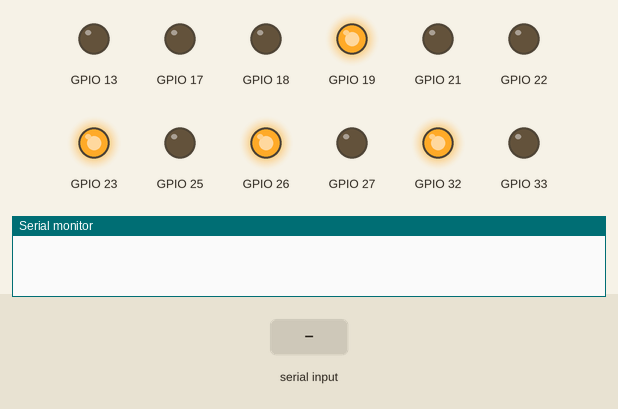
A sketch run on a simulated ESP32. On the bench: output pins drawn as LEDs (lit = HIGH), the last lines printed to the serial monitor. The test bench sets the inputs (shaded band).

Above: at 0.1 s.
At 2.2 s:
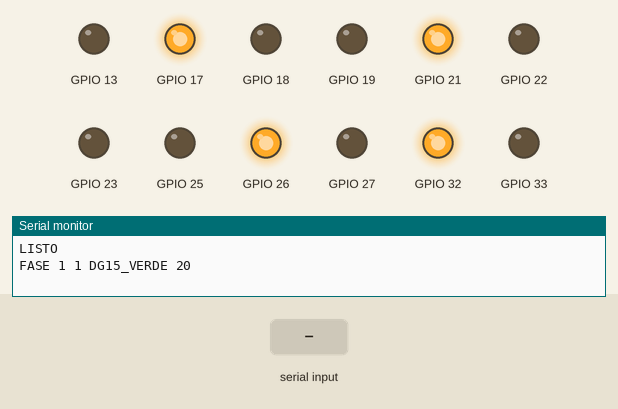
2.3 s: "CRA23 1\n" received over Serial
3.8 s: "DG15 1\n" received over Serial
5.3 s: "CRA23\n" received over Serial
At 21.5 s:
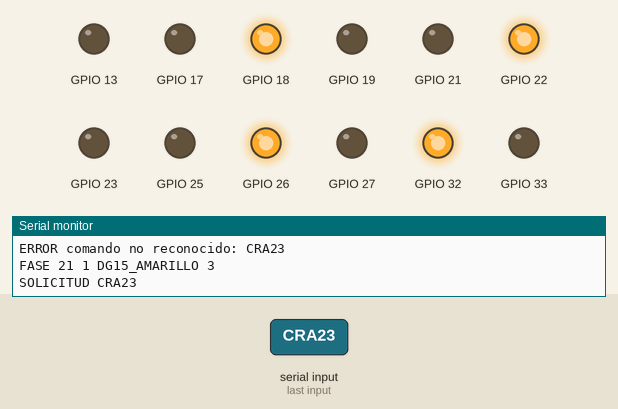
Timing chart, 0 to 45.5 s (numbered marks = the images above; inputs shaded):
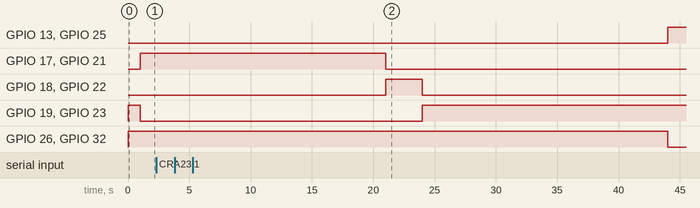

The sketch:

semaforo_failsafe.ino
```cpp
// Paso 10.4 - Semáforo controlado desde Python + modo a prueba de fallas (fail-safe).
// Parte del paso 10.3 (semaforo_serial.ino, validado) y agrega:
//   1. Si Python deja de responder: primero sigue con el plan real (55/20) durante 2 ciclos.
//   2. Si la falta de respuesta continúa: pasa a INTERMITENTE
//        Cra 23 (vía principal)  -> amarillo intermitente
//        Dg 15  (vía secundaria) -> rojo intermitente
//      Manual de Señalización Vial 2024, 4.2.3 (Controlador): ante fallas o estados conflictivos la señalización
//      "debe tornarse en amarillo intermitente para la vía principal y en rojo intermitente para la vía secundaria".
//      Destellos: 4.10 (características): 50 a 60 por minuto, encendido entre 1/2 y 2/3 del ciclo de destello.
//   3. Si Python vuelve (responde "VERDE CRA23 <s>"): todo rojo 20 s y retoma el ciclo con la Cra 23 en verde.
//   4. Si se detecta una combinación insegura (paso en los dos ejes): intermitente SIN recuperación automática
//      (hay que reiniciar el ESP32), como pide el Manual hasta que se corrija el error.
//
// Protocolo (una línea por mensaje):
//   ESP32 -> PC  LISTO | FASE <t_s> <ciclo> <nombre> <s> | SOLICITUD <EJE>
//                OK VERDE <EJE> <s> | AJUSTADO VERDE <EJE> <pedido> <aplicado> | SIN_RESPUESTA <EJE> <s> <n_seguidas>
//                MODO INTERMITENTE <motivo> | MODO NORMAL | ERROR <texto>
//   PC -> ESP32  VERDE <EJE> <s>      (EJE = CRA23 o DG15)
// Placa: "ESP32 Dev Module". 115200 baudios.

struct Semaforo {
  int pinRojo;
  int pinAmarillo;
  int pinVerde;
};

Semaforo s1 = {32, 33, 25};  // Cra 23 sur
Semaforo s2 = {26, 27, 13};  // Cra 23 norte
Semaforo s3 = {23, 22, 21};  // Dg 15 oeste
Semaforo s4 = {19, 18, 17};  // Dg 15 este

enum Eje { CRA23 = 0, DG15 = 1 };
const char* NOMBRE_EJE[] = {"CRA23", "DG15"};

// ---------- Límites de seguridad (s), de config/controlador.yaml ----------
const int VERDE_MIN_S[] = {20, 15};
const int VERDE_MAX_S[] = {70, 25};
const int AMARILLO_S = 3;
const int TODO_ROJO_S[] = {0, 20};      // todo rojo DESPUÉS del verde de cada eje
const int VERDE_PLAN_S[] = {55, 20};    // plan real: respaldo si Python no responde

// ---------- Fail-safe ----------
// Verdes seguidos con el plan real antes de pasar a intermitente: 4 = 2 ciclos completos (~3.5 min).
const int MAX_VERDES_SIN_PC = 4;
// Destello: 60 por minuto (periodo 1000 ms), encendido 600 ms (entre 1/2 y 2/3 del periodo).
const unsigned long PERIODO_DESTELLO_MS = 1000;
const unsigned long ENCENDIDO_DESTELLO_MS = 600;
// En intermitente se le pregunta a Python cada cierto tiempo si ya puede retomar el control.
const unsigned long INTERVALO_SOLICITUD_INTERMITENTE_MS = 5000;

enum Color { ROJO, AMARILLO, VERDE, APAGADO };
enum TipoFase { F_VERDE, F_AMARILLO, F_TODO_ROJO };

struct Fase {
  const char* nombre;
  Eje eje;
  TipoFase tipo;
};

Fase fases[] = {
  {"DG15_VERDE",         DG15,  F_VERDE},
  {"DG15_AMARILLO",      DG15,  F_AMARILLO},
  {"TODO_ROJO_PEATONES", DG15,  F_TODO_ROJO},
  {"CRA23_VERDE",        CRA23, F_VERDE},
  {"CRA23_AMARILLO",     CRA23, F_AMARILLO},
  {"TODO_ROJO",          CRA23, F_TODO_ROJO},
};
const int NUM_FASES = sizeof(fases) / sizeof(fases[0]);
const int INDICE_TODO_ROJO_PEATONES = 2;   // fase previa al verde de la Cra 23 (se usa al salir de intermitente)

int faseActual = 0;
int duracionFaseActualS = 0;
unsigned long inicioFaseMs = 0;
unsigned long numeroCiclo = 1;
int verdePendienteS[] = {-1, -1};   // -1 = Python todavía no decidió el próximo verde de ese eje
int verdesSinPcSeguidos = 0;

bool modoIntermitente = false;
bool intermitenteRecuperable = true;
unsigned long inicioIntermitenteMs = 0;
unsigned long ultimaSolicitudIntermitenteMs = 0;

String bufferEntrada = "";

// ---------- LEDs ----------
void ponerColor(const Semaforo& s, Color color) {
  digitalWrite(s.pinRojo,     color == ROJO     ? HIGH : LOW);
  digitalWrite(s.pinAmarillo, color == AMARILLO ? HIGH : LOW);
  digitalWrite(s.pinVerde,    color == VERDE    ? HIGH : LOW);
}

void ponerEjes(Color colorCra23, Color colorDg15) {
  ponerColor(s1, colorCra23);
  ponerColor(s2, colorCra23);
  ponerColor(s3, colorDg15);
  ponerColor(s4, colorDg15);
}

void entrarIntermitente(const char* motivo, bool recuperable) {
  modoIntermitente = true;
  intermitenteRecuperable = recuperable;
  inicioIntermitenteMs = millis();
  ultimaSolicitudIntermitenteMs = millis();
  Serial.print("MODO INTERMITENTE ");
  Serial.println(motivo);
}

void mostrar(Color colorCra23, Color colorDg15) {
  // Regla de seguridad: nunca paso (verde o amarillo) en los dos ejes a la vez.
  if (colorCra23 != ROJO && colorDg15 != ROJO) {
    ponerEjes(ROJO, ROJO);
    entrarIntermitente("CONFLICTO", false);
    return;
  }
  // Primero se pone en rojo lo que pierde el paso, luego se da el paso.
  if (colorCra23 == ROJO) { ponerColor(s1, ROJO); ponerColor(s2, ROJO); }
  if (colorDg15 == ROJO)  { ponerColor(s3, ROJO); ponerColor(s4, ROJO); }
  ponerEjes(colorCra23, colorDg15);
}

void actualizarDestello() {
  unsigned long transcurridoMs = (millis() - inicioIntermitenteMs) % PERIODO_DESTELLO_MS;
  bool encendido = transcurridoMs < ENCENDIDO_DESTELLO_MS;
  ponerEjes(encendido ? AMARILLO : APAGADO, encendido ? ROJO : APAGADO);
}

// ---------- Fases ----------
void imprimirFase(const char* nombre, int duracionS) {
  Serial.print("FASE ");
  Serial.print(millis() / 1000);
  Serial.print(" ");
  Serial.print(numeroCiclo);
  Serial.print(" ");
  Serial.print(nombre);
  Serial.print(" ");
  Serial.println(duracionS);
}

void aplicarFase(int indice) {
  const Fase& fase = fases[indice];

  if (fase.tipo == F_VERDE) {
    int verde = verdePendienteS[fase.eje];
    if (verde < 0) {
      verdesSinPcSeguidos++;
      if (verdesSinPcSeguidos > MAX_VERDES_SIN_PC) {
        // Venimos de amarillo o todo rojo: es seguro empezar a destellar.
        entrarIntermitente("SIN_PC", true);
        return;
      }
      verde = VERDE_PLAN_S[fase.eje];
      Serial.print("SIN_RESPUESTA ");
      Serial.print(NOMBRE_EJE[fase.eje]);
      Serial.print(" ");
      Serial.print(verde);
      Serial.print(" ");
      Serial.println(verdesSinPcSeguidos);
    }
    verdePendienteS[fase.eje] = -1;   // la decisión se consume
    duracionFaseActualS = verde;
  } else if (fase.tipo == F_AMARILLO) {
    duracionFaseActualS = AMARILLO_S;
  } else {
    duracionFaseActualS = TODO_ROJO_S[fase.eje];
  }

  Color colorEje = (fase.tipo == F_VERDE) ? VERDE : (fase.tipo == F_AMARILLO ? AMARILLO : ROJO);
  if (fase.eje == CRA23) mostrar(colorEje, ROJO);
  else                   mostrar(ROJO, colorEje);
  if (modoIntermitente) return;   // mostrar() detectó un conflicto

  imprimirFase(fase.nombre, duracionFaseActualS);

  if (fase.tipo == F_AMARILLO) {
    Eje siguiente = (fase.eje == CRA23) ? DG15 : CRA23;
    Serial.print("SOLICITUD ");
    Serial.println(NOMBRE_EJE[siguiente]);
  }
  inicioFaseMs = millis();
}

void avanzarFase() {
  do {
    faseActual = (faseActual + 1) % NUM_FASES;
    if (faseActual == 0) numeroCiclo++;
  } while (fases[faseActual].tipo == F_TODO_ROJO && TODO_ROJO_S[fases[faseActual].eje] == 0);
  aplicarFase(faseActual);
}

void salirIntermitente() {
  modoIntermitente = false;
  verdesSinPcSeguidos = 0;
  Serial.println("MODO NORMAL");
  // Todo rojo 20 s y luego verde a la Cra 23 con la duración que mandó Python.
  faseActual = INDICE_TODO_ROJO_PEATONES;
  aplicarFase(faseActual);
}

// ---------- Comandos desde Python ----------
void procesarComando(String linea) {
  linea.trim();
  if (linea.length() == 0) return;

  int espacio1 = linea.indexOf(' ');
  int espacio2 = linea.indexOf(' ', espacio1 + 1);
  if (espacio1 < 0 || espacio2 < 0 || linea.substring(0, espacio1) != "VERDE") {
    Serial.print("ERROR comando no reconocido: ");
    Serial.println(linea);
    return;
  }
  String textoEje = linea.substring(espacio1 + 1, espacio2);
  String textoSegundos = linea.substring(espacio2 + 1);

  int eje;
  if (textoEje == "CRA23") eje = CRA23;
  else if (textoEje == "DG15") eje = DG15;
  else {
    Serial.print("ERROR eje desconocido: ");
    Serial.println(textoEje);
    return;
  }
  if (textoSegundos.length() == 0) {
    Serial.println("ERROR segundos vacios");
    return;
  }
  for (unsigned int i = 0; i < textoSegundos.length(); i++) {
    if (!isDigit(textoSegundos[i])) {
      Serial.print("ERROR segundos no validos: ");
      Serial.println(textoSegundos);
      return;
    }
  }

  if (modoIntermitente) {
    if (!intermitenteRecuperable) {
      Serial.println("ERROR intermitente por CONFLICTO: reinicie el ESP32");
      return;
    }
    if (eje != CRA23) {
      Serial.println("ERROR en intermitente se espera VERDE CRA23");
      return;
    }
  }

  int pedido = textoSegundos.toInt();
  int aplicado = constrain(pedido, VERDE_MIN_S[eje], VERDE_MAX_S[eje]);
  verdePendienteS[eje] = aplicado;
  verdesSinPcSeguidos = 0;   // Python está vivo

  Serial.print(aplicado == pedido ? "OK VERDE " : "AJUSTADO VERDE ");
  Serial.print(NOMBRE_EJE[eje]);
  Serial.print(" ");
  if (aplicado != pedido) {
    Serial.print(pedido);
    Serial.print(" ");
  }
  Serial.println(aplicado);

  if (modoIntermitente) {
    salirIntermitente();
  }
}

void leerSerie() {
  while (Serial.available() > 0) {
    char c = Serial.read();
    if (c == '\n') {
      procesarComando(bufferEntrada);
      bufferEntrada = "";
    } else if (bufferEntrada.length() < 60) {
      bufferEntrada += c;
    }
  }
}

void configurarPines(const Semaforo& s) {
  pinMode(s.pinRojo, OUTPUT);
  pinMode(s.pinAmarillo, OUTPUT);
  pinMode(s.pinVerde, OUTPUT);
}

void setup() {
  Serial.begin(115200);
  configurarPines(s1);
  configurarPines(s2);
  configurarPines(s3);
  configurarPines(s4);
  ponerEjes(ROJO, ROJO);
  delay(1000);
  Serial.println();
  Serial.println("LISTO");
  verdePendienteS[DG15] = VERDE_PLAN_S[DG15];   // el primer verde usa el plan real (aún no hubo solicitud)
  faseActual = 0;
  aplicarFase(faseActual);
}

void loop() {
  leerSerie();
  if (modoIntermitente) {
    actualizarDestello();
    if (intermitenteRecuperable && millis() - ultimaSolicitudIntermitenteMs >= INTERVALO_SOLICITUD_INTERMITENTE_MS) {
      Serial.println("SOLICITUD CRA23");
      ultimaSolicitudIntermitenteMs = millis();
    }
    return;
  }
  if (millis() - inicioFaseMs >= (unsigned long)duracionFaseActualS * 1000UL) {
    avanzarFase();
  }
}
```
